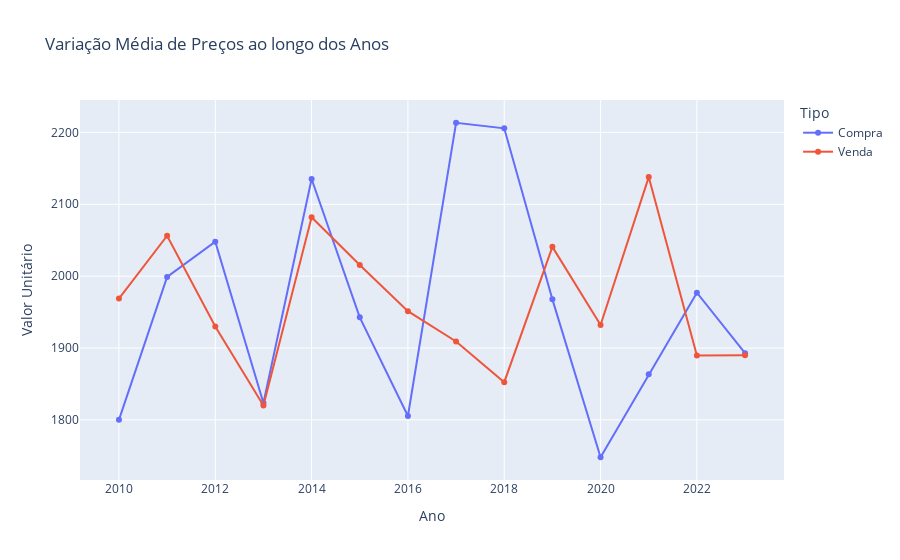

The notebook cell saved with this chart:
### Code cell
fig = px.line(compra_venda_tempo,
              x="Ano",
              y="Valor Unitário",
              color='Tipo',
              title=titulo, markers=True)
fig.update_traces(textposition="top right")
fig.show()

### Figure 1 — Plotly figure (JSON) as saved in the notebook; plotly's stock layout.template omitted (floating-point values rounded to 4 significant figures)
{"data": [{"hovertemplate": "Tipo=Compra<br>Ano=%{x}<br>Valor Unitário=%{y}<extra></extra>", "legendgroup": "Compra", "line": {"color": "#636efa", "dash": "solid"}, "marker": {"symbol": "circle"}, "mode": "lines+markers", "name": "Compra", "orientation": "v", "showlegend": true, "textposition": "top right", "type": "scatter", "x": [2010, 2011, 2012, 2013, 2014, 2015, 2016, 2017, 2018, 2019, 2020, 2021, 2022, 2023], "xaxis": "x", "y": [1800.0, 1999.0, 2048.0, 1824.0, 2135.0, 1943.0, 1805.0, 2213.0, 2206.0, 1968.0, 1748.0, 1864.0, 1977.0, 1893.0], "yaxis": "y"}, {"hovertemplate": "Tipo=Venda<br>Ano=%{x}<br>Valor Unitário=%{y}<extra></extra>", "legendgroup": "Venda", "line": {"color": "#EF553B", "dash": "solid"}, "marker": {"symbol": "circle"}, "mode": "lines+markers", "name": "Venda", "orientation": "v", "showlegend": true, "textposition": "top right", "type": "scatter", "x": [2010, 2011, 2012, 2013, 2014, 2015, 2016, 2017, 2018, 2019, 2020, 2021, 2022, 2023], "xaxis": "x", "y": [1969.0, 2056.0, 1930.0, 1820.0, 2082.0, 2016.0, 1951.0, 1909.0, 1852.0, 2041.0, 1932.0, 2138.0, 1890.0, 1890.0], "yaxis": "y"}], "layout": {"legend": {"title": {"text": "Tipo"}, "tracegroupgap": 0}, "title": {"text": "Variação Média de Preços ao longo dos Anos"}, "xaxis": {"anchor": "y", "domain": [0, 1], "title": {"text": "Ano"}}, "yaxis": {"anchor": "x", "domain": [0, 1], "title": {"text": "Valor Unitário"}}}}
